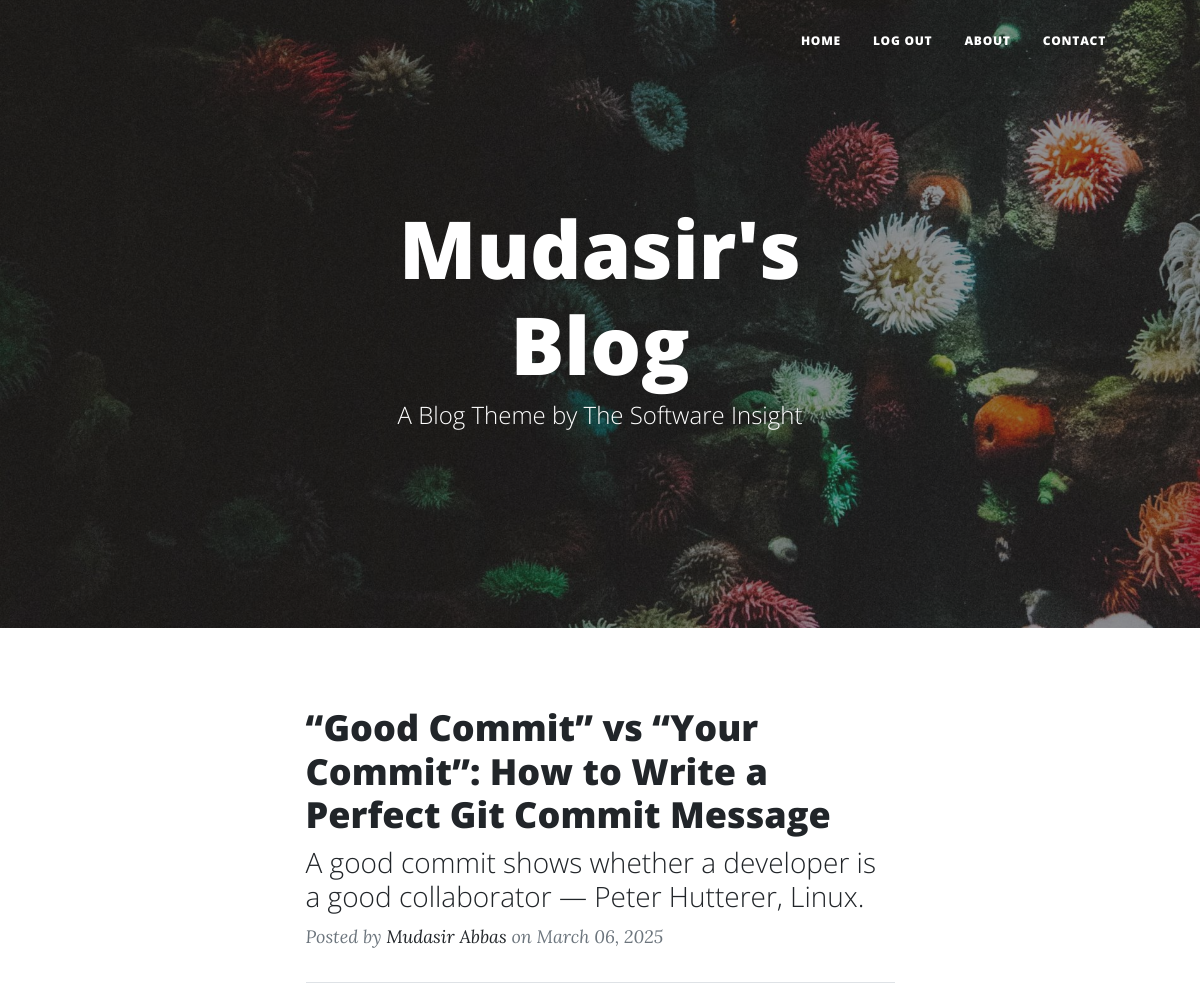
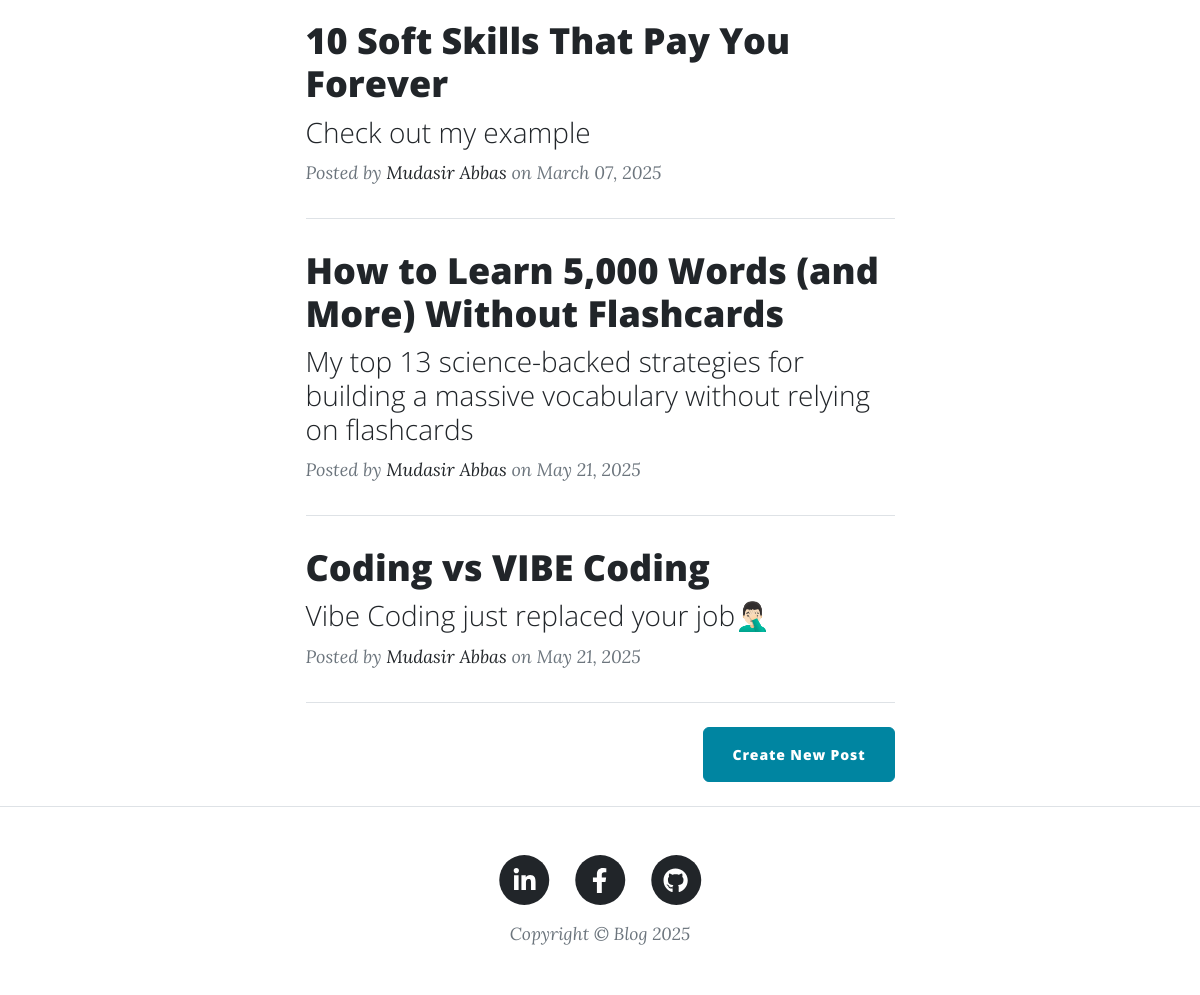
The app's page / (signed in) with its own data (2 pictures, top to bottom).
### tables this page shows
CREATE TABLE user (
                id INTEGER PRIMARY KEY AUTOINCREMENT,
                email TEXT NOT NULL UNIQUE,
                password TEXT NOT NULL,
                first_name TEXT NOT NULL,
                last_name TEXT NOT NULL
            );

CREATE TABLE blog_post (
                id INTEGER PRIMARY KEY AUTOINCREMENT,
                title TEXT NOT NULL UNIQUE,
                subtitle TEXT NOT NULL,
                date TEXT NOT NULL,
                body TEXT NOT NULL,
                author TEXT NOT NULL,
                img_url TEXT NOT NULL,
                author_id INTEGER NOT NULL,
                FOREIGN KEY (author_id) REFERENCES user(id) ON DELETE CASCADE
            );

### main.py (the view)
@app.route('/')
def get_all_posts():
    with sqlite3.connect(DB_PATH) as conn:
        cursor = conn.cursor()
        cursor.execute("SELECT * FROM blog_post")
        blog_post = cursor.fetchall()
    posts = [blog for blog in blog_post]
    return render_template("index.html", all_posts=posts, current_user=current_user, current_year=date.today().year)

### main.py (called while the page is built)
@login_manager.user_loader
def load_user(user_id):
    with sqlite3.connect(DB_PATH) as conn:
        cursor = conn.cursor()
        cursor.execute("SELECT * , password FROM user WHERE id = ?", (user_id,))
        user = cursor.fetchone()
        if user:
            return User(id=user[0], email=user[1], first_name=user[3], last_name=user[4], password=user[2])
    return None

### templates/index.html (shortened to what this page needs)
{% include "header.html" %}
<header class="masthead" style="background-image: url('../static/assets/img/home-bg.jpg')">
    <div class="container position-relative px-4 px-lg-5">
        <div class="row gx-4 gx-lg-5 justify-content-center">
            <div class="col-md-10 col-lg-8 col-xl-7">
                <div class="site-heading">
                    {% if current_user.first_name %}
                    <h1>{{ current_user.first_name }}'s Blog </h1>
                    {% else: %}
                    <h1>Blog Theme</h1>
                    {% endif %}
                    <span class="subheading">A Blog Theme by The Software Insight</span>
                </div>
            </div>
        </div>
    </div>
</header>
<div class="container px-4 px-lg-5">
    <div class="row gx-4 gx-lg-5 justify-content-center">
        <div class="col-md-10 col-lg-8 col-xl-7">
            {% for post in all_posts %}
            <div class="post-preview">
                <a href="{{ url_for('show_post', post_id=post[0]) }}">
                    <h2 class="post-title">{{ post[1] }}</h2>
                    <h3 class="post-subtitle">{{ post[2] }}</h3>
                </a>
                <p class="post-meta">
                    Posted by
                    <a href="#">{{ post[5] }}</a>
                    on {{ post[3] }}
                </p>
            </div>
            <hr class="my-4" />
            {% endfor %}
            <div class="d-flex justify-content-end mb-4">
                <a class="btn btn-primary float-right" href="{{ url_for('add_new_post') }}">Create New Post</a>
            </div>
            </div>
        </div>
    </div>
{% include "footer.html" %}

### records on screen
user: first_name "Mudasir"
blog_post: title "“Good Commit” vs “Your Commit”: How to Write a Perfect Git Commit Message", subtitle "A good commit shows whether a developer is a good collaborator — Peter Hutterer, Linux.", author "Mudasir Abbas", date "March 06, 2025"
blog_post: title "10 Soft Skills That Pay You Forever", subtitle "Check out my example", author "Mudasir Abbas", date "March 07, 2025"
blog_post: title "How to Learn 5,000 Words (and More) Without Flashcards", subtitle "My top 13 science-backed strategies for building a massive vocabulary without relying on flashcards", author "Mudasir Abbas", date "May 21, 2025"
blog_post: title "Coding vs VIBE Coding", subtitle "Vibe Coding just replaced your job🤦🏻‍♂️", author "Mudasir Abbas", date "May 21, 2025"
